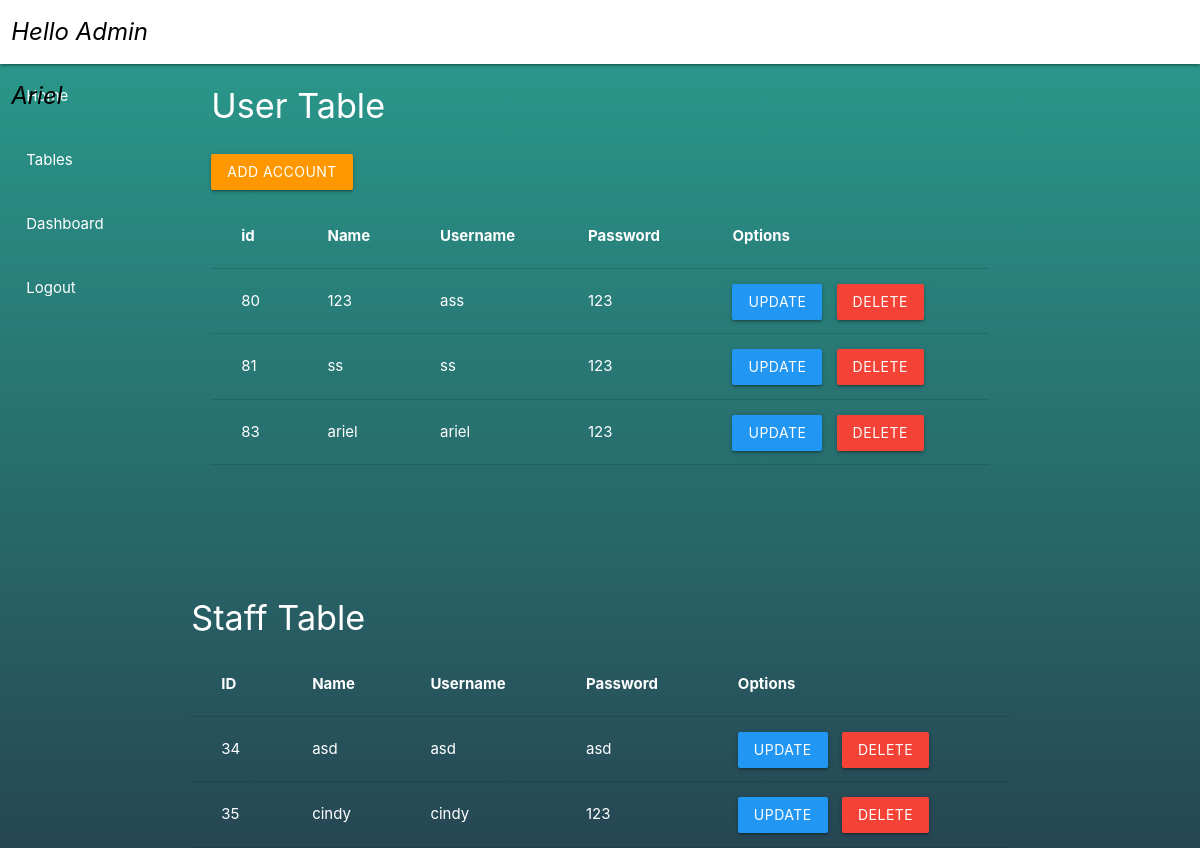
The page /Table.php (signed in) on the database as committed earlier.
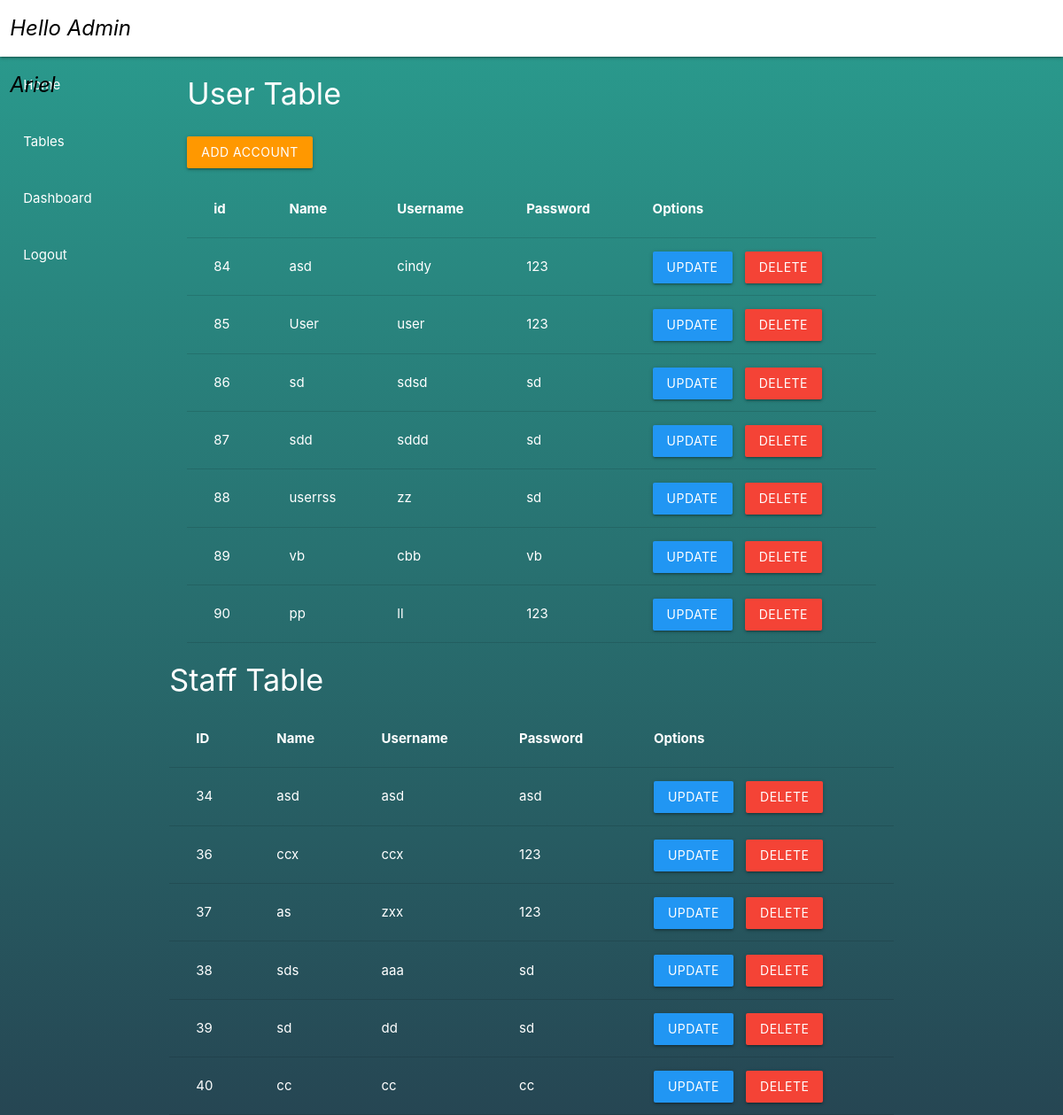
The same page on the database as committed later.
### tables this page shows
CREATE TABLE `user` (
  `user_id` int(11) NOT NULL,
  `username` varchar(11) NOT NULL,
  `password` varchar(100) NOT NULL,
  `name` varchar(11) NOT NULL
);

CREATE TABLE `staff` (
  `staff_id` int(11) NOT NULL,
  `username` varchar(20) NOT NULL,
  `password` varchar(100) NOT NULL,
  `name` varchar(20) NOT NULL
);

### Table.php (the view, shortened to what this page needs)
<?php
include "connection_db.php";
?>
<!DOCTYPE html>
<html lang="en">
<head>
    <link type="text/css" rel="stylesheet" href="materialize/css/materialize.css" media="screen,projection" />
</head>
<body>
    <div class="mytablebackground">
        <nav>
            <div class="nav-wrapper white">
                <div class="row">
                    <div class="col s2">
                        <i
                            class="black-text left"><?php echo isset($_SESSION['admin']) ? "Hello Admin " . $_SESSION['admin'] : '' ; ?></i>
                    </div>
                </div>
            </div>
            <div class="row">
                <div class="col s2 ">
                    <ul class="left hide-on-med-and-down">
                        <li><a href="Admin_index.php">Home</a></li><br>
                        <li><a href="Table.php">Tables</a></li><br>
                        <li><a href="Dashboard.php">Dashboard</a></li><br>
                        <li><a href="Logout.php">Logout</a></li>
                        <br><br><br><br><br>
                    </ul>
                </div>
                <div class="col s8">
                    <h4>User Table</h4>
                    <a class="btn orange" href="adminCreateAccount.php">Add Account</a>
                    <table class="white-text">
                        <tr>
                            <th>id</th>
                            <th>Name</th>
                            <th>Username</th>
                            <th>Password</th>
                            <th>Options</th>
                        </tr>
                        <tr>
                            <?php
                            $sql = "SELECT * FROM user";
                            $results = mysqli_query($conn, $sql);
                            while($row = mysqli_fetch_assoc($results)) {
                            ?>
                            <td> <?php echo $row['user_id'];?> </td>
                            <td> <?php echo $row['name'];?> </td>
                            <td> <?php echo $row['username'];?> </td>
                            <td> <?php echo $row['password'];?> </td>
                            <td>
                                <button class="btn blue"
                                    onclick="location.href = 'updateUser.php?id=<?php echo $row['user_id'];?>'">Update</button>
                                <button class="btn red"
                                    onclick="location.href = 'deleteUser.php?id=<?php echo $row['user_id'];?>'">Delete</button>
                            </td>
                        </tr>
                        <?php }?>
                    </table>
                </div>
                <div class="container">
                    <div class="col s12">
                        <h4>Staff Table</h4>
                        <table class="white-text">
                            <tr>
                                <th>ID</th>
                                <th>Name</th>
                                <th>Username</th>
                                <th>Password</th>
                                <th>Options</th>
                            </tr>
                            <tr>
                                <?php
        $sql = "SELECT * FROM staff";
        $results = mysqli_query($conn, $sql);
        while($row = mysqli_fetch_assoc($results)) {
        ?>
                                <td> <?php echo $row['staff_id'];?></td>
                                <td> <?php echo $row['name'];?> </td>
                                <td> <?php echo $row['username'];?> </td>
                                <td> <?php echo $row['password'];?></td>
                                <td>
                                    <button class="btn blue"
                                        onclick="location.href = 'updateStaff.php?id=<?php echo $row['staff_id']; ?>'">Update</button>
                                    <button class="btn red"
                                        onclick="location.href = 'deleteStaff.php?id=<?php echo $row['staff_id'];?>'">Delete</button>
                                </td>
                            </tr>
                            <?php };
    ?>
                        </table>
                    </div>
        </nav>
    </div>
</body>
</html>

### Table.php (style rules this page uses)
.btn { margin-right: 10px; }

Rows that differ between the two databases and show on the page:
removed user: user_id "80", name "123", username "ass", password "123"
removed user: user_id "81", name "ss", username "ss", password "123"
removed user: user_id "83", name "ariel", username "ariel", password "123"
removed staff: staff_id "35", name "cindy", username "cindy", password "123"
added user: user_id "84", name "asd", username "cindy", password "123"
added user: user_id "85", name "User", username "user", password "123"
added user: user_id "86", name "sd", username "sdsd", password "sd"
added user: user_id "87", name "sdd", username "sddd", password "sd"
added user: user_id "88", name "userrss", username "zz", password "sd"
added user: user_id "89", name "vb", username "cbb", password "vb"
added user: user_id "90", name "pp", username "ll", password "123"
added staff: staff_id "36", name "ccx", username "ccx", password "123"
added staff: staff_id "37", name "as", username "zxx", password "123"
added staff: staff_id "38", name "sds", username "aaa", password "sd"
added staff: staff_id "39", name "sd", username "dd", password "sd"
added staff: staff_id "40", name "cc", username "cc", password "cc"
